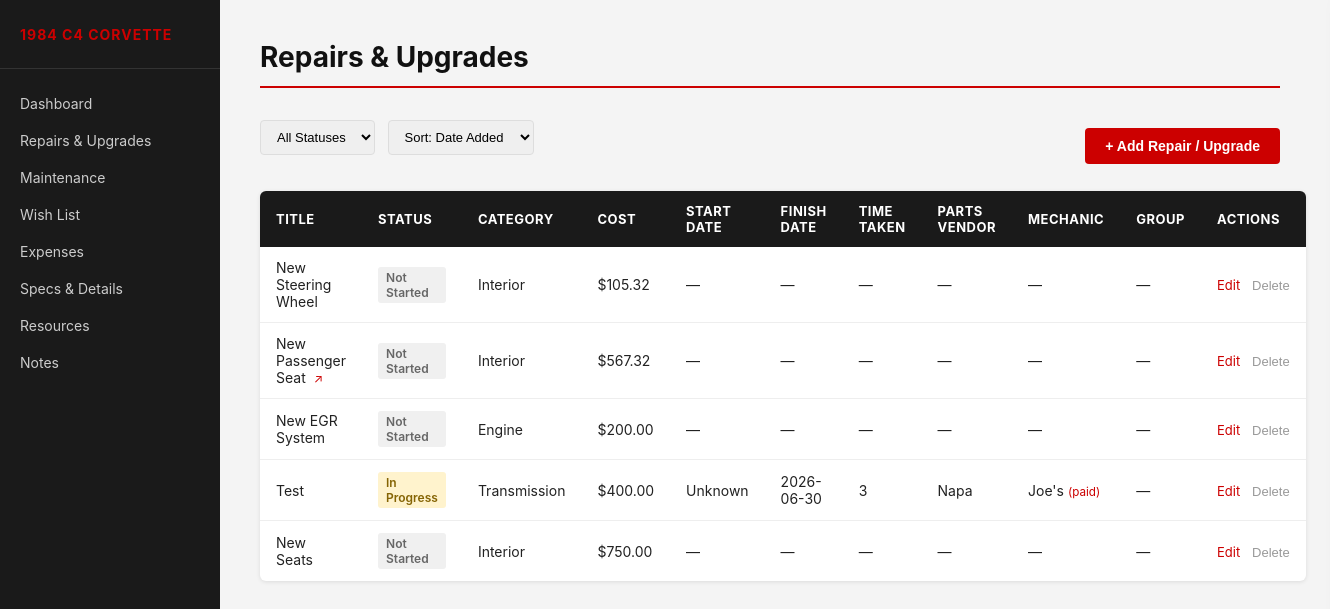
Page /repairs/edit/1 on the committed database.
### tables this page shows
CREATE TABLE repairs (
            id INTEGER PRIMARY KEY AUTOINCREMENT,
            title TEXT NOT NULL,
            status TEXT DEFAULT 'Not Started',
            cost REAL DEFAULT 0,
            start_date TEXT,
            start_date_unknown INTEGER DEFAULT 0,
            finish_date TEXT,
            finish_date_unknown INTEGER DEFAULT 0,
            time_taken TEXT,
            paid_for_service INTEGER DEFAULT 0,
            mechanic TEXT,
            vendor TEXT,
            purchase_link TEXT,
            notes TEXT
        , category TEXT, group_id INTEGER REFERENCES groups(id));

### app.py (the view)
@app.route("/repairs/edit/<int:repair_id>")
def edit_repair(repair_id):
    db = get_db()
    repairs = [dict(r) for r in db.execute("SELECT * FROM repairs ORDER BY id DESC").fetchall()]
    db.close()
    return render_template("repairs.html", repairs=repairs, edit=None,
                           request_status="", request_sort="id")

### app.py (called while the page is built)
def get_db():
    conn = sqlite3.connect(DATABASE)
    conn.row_factory = sqlite3.Row
    return conn

### templates/repairs.html (shortened to what this page needs)
{% extends "base.html" %}
{% block page_title %}Repairs & Upgrades{% endblock %}
{% block content %}
<div class="page-toolbar">
    <div class="filter-bar">
        <form method="GET" action="/repairs" id="filter-form">
            <select name="status" onchange="this.form.submit()">
                <option value="">All Statuses</option>
            </select>
            <select name="sort" onchange="this.form.submit()">
                <option value="id" {{ 'selected' if request_sort == 'id' else '' }}>Sort: Date Added</option>
            </select>
        </form>
    </div>
    <button class="btn-add" onclick="openDrawer()">+ Add Repair / Upgrade</button>
</div>
{% if repairs %}
<table>
    <thead>
        <tr>
            <th>Title</th>
            <th>Status</th>
            <th>Category</th>
            <th>Cost</th>
            <th>Start Date</th>
            <th>Finish Date</th>
            <th>Time Taken</th>
            <th>Parts Vendor</th>
            <th>Mechanic</th>
            <th>Group</th>
            <th>Actions</th>
        </tr>
    </thead>
    <tbody>
        {% for repair in repairs %}
        <tr>
            <td>
                {{ repair.title }}
                {% if repair.purchase_link %}
                <a href="{{ repair.purchase_link }}" target="_blank" class="link-icon">↗</a>
                {% endif %}
            </td>
            <td><span class="status-badge status-{{ repair.status | lower | replace(' ', '-') }}">{{ repair.status }}</span></td>
            <td>{{ repair.category or '—' }}</td>
            <td>${{ "%.2f"|format(repair.cost or 0) }}</td>
            <td>{{ 'Unknown' if repair.start_date_unknown else (repair.start_date or '—') }}</td>
            <td>{{ 'Unknown' if repair.finish_date_unknown else (repair.finish_date or '—') }}</td>
            <td>{{ repair.time_taken or '—' }}</td>
            <td>{{ repair.vendor or '—' }}</td>
            <td>
                {% if repair.mechanic %}
                {{ repair.mechanic }}{% if repair.paid_for_service %} <small style="color:#cc0000;">(paid)</small>{% endif %}
                {% else %}—{% endif %}
            </td>
            <td>
                {% if repair.group_code %}
                <span class="expense-code">{{ repair.group_code }}</span>
                {% else %}—{% endif %}
            </td>
            <td class="actions">
                <a href="#" data-repair='{{ repair | tojson }}' onclick="openEditDrawer(this)">Edit</a>
                <form action="/repairs/delete/{{ repair.id }}" method="POST" style="display:inline"
                      onsubmit="return confirm('Delete this repair?')">
                    <button type="submit" class="btn-delete">Delete</button>
                </form>
            </td>
        </tr>
        {% endfor %}
    </tbody>
</table>
{% else %}
<p class="empty-state">No repairs logged yet. Click <strong>+ Add Repair / Upgrade</strong> to get started.</p>
{% endif %}
{% endblock %}

### static/css/style.css (style rules this page uses)
* { box-sizing: border-box; margin: 0; padding: 0; }
body { font-family: -apple-system, BlinkMacSystemFont, "Segoe UI", Roboto, sans-serif; background: #f4f4f4; color: #222; display: flex; min-height: 100vh; }
table { width: 100%; border-collapse: collapse; background: #fff; border-radius: 6px; overflow: hidden; box-shadow: 0 1px 4px rgba(0,0,0,0.1); }
thead { background: #1a1a1a; color: #fff; }
th { padding: 12px 16px; text-align: left; font-size: 13px; text-transform: uppercase; letter-spacing: 0.5px; }
td { padding: 12px 16px; font-size: 14px; border-bottom: 1px solid #eee; }
tr:last-child td { border-bottom: none; }
.filter-bar { margin-bottom: 16px; }
.filter-bar select { padding: 8px 12px; border: 1px solid #ddd; border-radius: 4px; font-size: 13px; margin-right: 8px; cursor: pointer; }
.status-badge { display: inline-block; padding: 3px 8px; border-radius: 3px; font-size: 12px; font-weight: 600; }
.status-not-started { background: #f0f0f0; color: #666; }
.status-in-progress { background: #fff3cd; color: #856404; }
.actions { white-space: nowrap; }
.actions a { color: #cc0000; text-decoration: none; font-size: 13px; margin-right: 8px; }
.btn-delete { background: none; border: none; color: #999; font-size: 13px; cursor: pointer; padding: 0; }
.link-icon { color: #cc0000; text-decoration: none; font-size: 12px; margin-left: 4px; }
.page-toolbar { display: flex; justify-content: space-between; align-items: center; margin-bottom: 20px; }
.btn-add { padding: 10px 20px; background: #cc0000; color: #fff; border: none; border-radius: 4px; font-size: 14px; font-weight: 600; cursor: pointer; white-space: nowrap; }

### rows in the picture
repairs: title "New Steering Wheel", status "Not Started", category "Interior", cost "105.32", start_date_unknown "—", finish_date_unknown "—", time_taken "—", vendor "—"
repairs: title "New Passenger Seat", status "Not Started", category "Interior", cost "567.32", start_date_unknown "—", finish_date_unknown "—", time_taken "—", vendor "—"
repairs: title "New EGR System", status "Not Started", category "Engine", cost "200.00", start_date_unknown "—", finish_date_unknown "—", time_taken "—", vendor "—"
repairs: title "Test", status "In Progress", category "Transmission", cost "400.00", start_date_unknown "Unknown", finish_date_unknown+finish_date "2026-06-30", time_taken "3", vendor "Napa", mechanic "Joe's", paid_for_service "(paid)"
repairs: title "New Seats", status "Not Started", category "Interior", cost "750.00", start_date_unknown "—", finish_date_unknown "—", time_taken "—", vendor "—"
